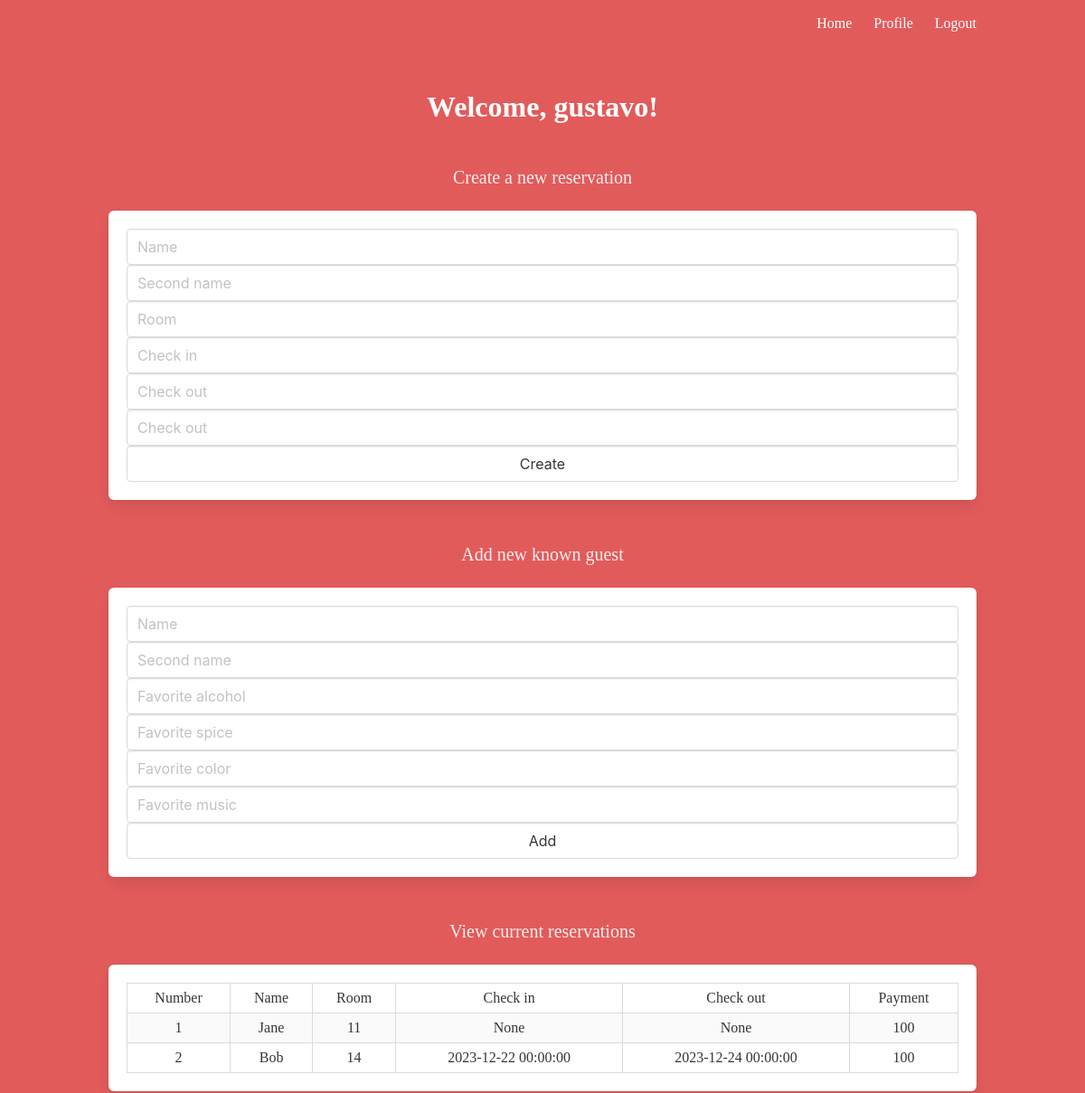
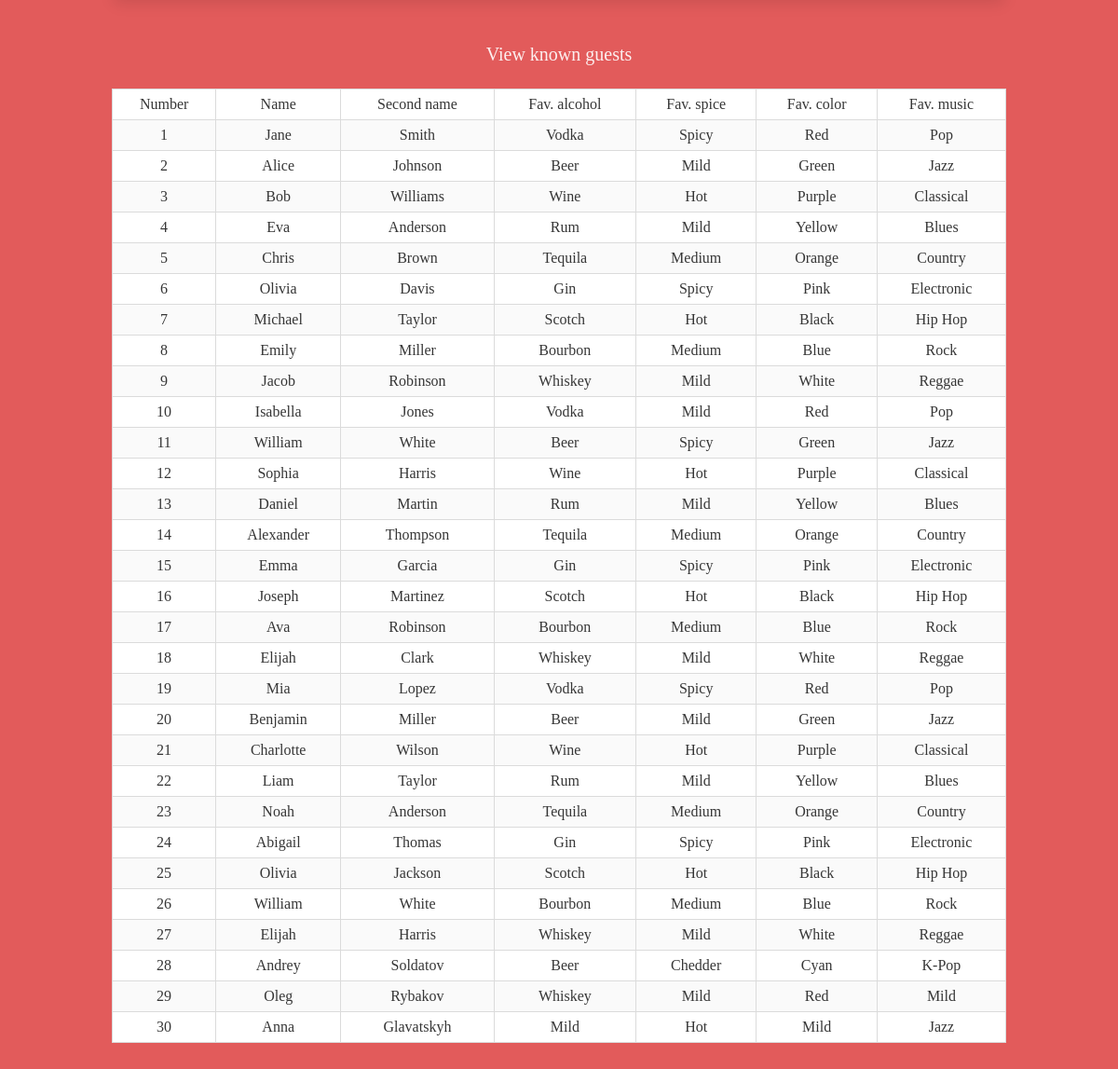
The app's page /profile (signed in) with its own data (2 pictures, top to bottom).
### project/models.py (models this page shows)
class User(UserMixin, db.Model):
    id = db.Column(db.Integer, primary_key=True) # primary keys are required by SQLAlchemy
    email = db.Column(db.String(100), unique=True)
    password = db.Column(db.String(100))
    name = db.Column(db.String(0))

class Guest(db.Model):
    id = db.Column(db.Integer, primary_key=True)
    name = db.Column(db.String(100))
    second_name = db.Column(db.String(100))
    alcohol = db.Column(db.String(100))
    spice = db.Column(db.String(100))
    color = db.Column(db.String(100))
    music = db.Column(db.String(100))

class Reservation(db.Model):
    id = db.Column(db.Integer, primary_key=True)
    guest_id = db.Column(db.Integer, db.ForeignKey('guest.id'))
    room_id = db.Column(db.Integer, db.ForeignKey('room.id'))
    check_in = db.Column(db.DateTime)
    check_out = db.Column(db.DateTime)
    payment = db.Column(db.Integer)

### project/main.py (the view)
@main.route('/profile')
@login_required
def profile():
    reservations = Reservation.query.all()
    records = [{'id': r.id,
                'name': Guest.query.filter_by(id = r.guest_id).first().name,
                'room': Room.query.filter_by(id = r.room_id).first().id,
                'in': r.check_in,
                'out': r.check_out,
                'pay': r.payment
                } for r in reservations]
    guests = Guest.query.all()
    return render_template('profile.html', name=current_user.name, records=records, guests=guests)

### project/__init__.py (called while the page is built)
def create_app():
    app = Flask(__name__)
    app.config['SECRET_KEY'] = 'secret-key-goes-here'
    app.config['SQLALCHEMY_DATABASE_URI'] = 'sqlite:///db.sqlite'
    db.init_app(app)
    with app.app_context():
        db.create_all()
    login_manager = LoginManager()
    login_manager.login_view = 'auth.login'
    login_manager.init_app(app)
    from .models import User, Guest, Room, Reservation
    @login_manager.user_loader
    def load_user(user_id):
        return User.query.get(int(user_id))
    from .auth import auth as auth_blueprint
    app.register_blueprint(auth_blueprint)
    from .main import main as main_blueprint
    app.register_blueprint(main_blueprint)
    return app

### project/templates/profile.html (shortened to what this page needs)
{% extends "base.html" %}
{% block content %}
<h1 class="title">
  Welcome, {{ name }}!
</h1>
<br>
<h2 class="subtitle">
  Create a new reservation
</h2>
  <form class="box" action="/create" method="post">
      <input class="input is-meduim" type="text" name="name" placeholder="Name">
      <input class="input is-meduim" type="text" name="surname" placeholder="Second name">
      <input class="input is-meduim" type="number" name="room" placeholder="Room">
      <input class="input is-meduim" name="in" type="text"
      onfocus="(this.type='date')" onblur="(this.type='text')"
      placeholder="Check in" format="dd/mm/yyyy">
      <input class="input is-meduim" name="out" type="text"
      onfocus="(this.type='date')" onblur="(this.type='text')"
      placeholder="Check out" format="dd/mm/yyyy">
      <input class="input is-meduim" type="number" name="payment" placeholder="Check out">
      <input class="input is-meduim" type="submit" value="Create">
  </form>
<br>
<h2 class="subtitle">
  Add new known guest
</h2>
  <form class="box" action="/add_guest" method="post">
      <input class="input is-meduim" type="text" name="name" placeholder="Name">
      <input class="input is-meduim" type="text" name="surname" placeholder="Second name">
      <input class="input is-meduim" type="text" name="alcohol" placeholder="Favorite alcohol">
      <input class="input is-meduim" type="text" name="spice" placeholder="Favorite spice">
      <input class="input is-meduim" type="text" name="color" placeholder="Favorite color">
      <input class="input is-meduim" type="text" name="music" placeholder="Favorite music">
      <input class="input is-meduim" type="submit" value="Add">
  </form>
<br>
<h2 class="subtitle">
  View current reservations
</h2>
  <div class="box">
  {% if records|length %}
  <table class="table is-bordered is-striped is-narrow is-hoverable is-fullwidth">
    <tr>
      <td> Number </td>
      <td> Name </td>
      <td> Room </td>
      <td> Check in </td>
      <td> Check out </td>
      <td> Payment </td>
    </tr>
    {% for record in records %}
    <tr>
      <td> {{ record.id }} </td>
      <td> {{ record.name }} </td>
      <td> {{ record.room }} </td>
      <td> {{ record.in }} </td>
      <td> {{ record.out }} </td>
      <td> {{ record.pay }} </td>
    </tr>
    {% endfor %}
  </table>
  {% else %}
    You have no reservations
  {% endif %}
</div>
<br>
<h2 class="subtitle">
  View known guests
</h2>
  {% if guests |length %}
  <table class="table is-bordered is-striped is-narrow is-hoverable is-fullwidth">
    <tr>
      <td> Number </td>
      <td> Name </td>
      <td> Second name </td>
      <td> Fav. alcohol </td>
      <td> Fav. spice </td>
      <td> Fav. color </td>
      <td> Fav. music </td>
    </tr>
    {% for guest in guests %}
    <tr>
      <td> {{ guest.id }} </td>
      <td> {{ guest.name }} </td>
      <td> {{ guest.second_name }} </td>
      <td> {{ guest.alcohol }} </td>
      <td> {{ guest.spice }} </td>
      <td> {{ guest.color }} </td>
      <td> {{ guest.music }} </td>
    </tr>
    {% endfor %}
  </table>
  {% else %}
    You have no reservations
  {% endif %}
{% endblock %}

### project/templates/base.html (shortened to what this page needs)
<!DOCTYPE html>
<html>
<head>
    <link rel="stylesheet" href="https://cdnjs.cloudflare.com/ajax/libs/bulma/0.7.2/css/bulma.min.css" />
</head>
<body>
    <section class="hero is-primary is-fullheight">
        <div class="hero-head">
            <nav class="navbar">
                <div class="container">
                    <div id="navbarMenuHeroA" class="navbar-menu">
                        <div class="navbar-end">
                            <a href="{{ url_for('main.index') }}" class="navbar-item">
                                Home
                            </a>
                            {% if current_user.is_authenticated %}
                            <a href="{{ url_for('main.profile') }}" class="navbar-item">
                                Profile
                            </a>
                            {% endif %}
                            {% if current_user.is_authenticated %}
                            <a href="{{ url_for('auth.logout') }}" class="navbar-item">
                                Logout
                            </a>
                            {% endif %}
                        </div>
                    </div>
                </div>
            </nav>
        </div>
        <div class="hero-body">
            <div class="container has-text-centered">
               {% block content %}
               {% endblock %}
            </div>
        </div>
    </section>
</body>
</html>

### project/templates/base.html (style rules this page uses)
.hero.is-primary { font-family: "Comic Sans MS"; background: rgb(226, 91, 91); }

### records on screen
User: name "gustavo"
Guest: id "1", name "Jane", room "11", in "None", out "None", pay "100", second_name "Smith", alcohol "Vodka", spice "Spicy", color "Red", music "Pop"
Guest: id "2", name "Bob", room "14", in "2023-12-22 00:00:00", out "2023-12-24 00:00:00", pay "100", id "3", second_name "Williams", alcohol "Wine", spice "Hot", color "Purple", music "Classical"
Guest: id "2", name "Alice", second_name "Johnson", alcohol "Beer", spice "Mild", color "Green", music "Jazz"
Guest: id "4", name "Eva", second_name "Anderson", alcohol "Rum", spice "Mild", color "Yellow", music "Blues"
Guest: id "5", name "Chris", second_name "Brown", alcohol "Tequila", spice "Medium", color "Orange", music "Country"
Guest: id "6", name "Olivia", second_name "Davis", alcohol "Gin", spice "Spicy", color "Pink", music "Electronic"
Guest: id "7", name "Michael", second_name "Taylor", alcohol "Scotch", spice "Hot", color "Black", music "Hip Hop"
Guest: id "8", name "Emily", second_name "Miller", alcohol "Bourbon", spice "Medium", color "Blue", music "Rock"
Guest: id "9", name "Jacob", second_name "Robinson", alcohol "Whiskey", spice "Mild", color "White", music "Reggae"
Guest: id "10", name "Isabella", second_name "Jones", alcohol "Vodka", spice "Mild", color "Red", music "Pop"
Guest: id "11", name "William", second_name "White", alcohol "Beer", spice "Spicy", color "Green", music "Jazz"
Guest: id "12", name "Sophia", second_name "Harris", alcohol "Wine", spice "Hot", color "Purple", music "Classical"
Guest: id "13", name "Daniel", second_name "Martin", alcohol "Rum", spice "Mild", color "Yellow", music "Blues"
Guest: id "14", name "Alexander", second_name "Thompson", alcohol "Tequila", spice "Medium", color "Orange", music "Country"
Guest: id "15", name "Emma", second_name "Garcia", alcohol "Gin", spice "Spicy", color "Pink", music "Electronic"
Guest: id "16", name "Joseph", second_name "Martinez", alcohol "Scotch", spice "Hot", color "Black", music "Hip Hop"
Guest: id "17", name "Ava", second_name "Robinson", alcohol "Bourbon", spice "Medium", color "Blue", music "Rock"
Guest: id "18", name "Elijah", second_name "Clark", alcohol "Whiskey", spice "Mild", color "White", music "Reggae"
Guest: id "19", name "Mia", second_name "Lopez", alcohol "Vodka", spice "Spicy", color "Red", music "Pop"
Guest: id "20", name "Benjamin", second_name "Miller", alcohol "Beer", spice "Mild", color "Green", music "Jazz"
Guest: id "21", name "Charlotte", second_name "Wilson", alcohol "Wine", spice "Hot", color "Purple", music "Classical"
Guest: id "22", name "Liam", second_name "Taylor", alcohol "Rum", spice "Mild", color "Yellow", music "Blues"
Guest: id "23", name "Noah", second_name "Anderson", alcohol "Tequila", spice "Medium", color "Orange", music "Country"
Guest: id "24", name "Abigail", second_name "Thomas", alcohol "Gin", spice "Spicy", color "Pink", music "Electronic"
Guest: id "25", name "Olivia", second_name "Jackson", alcohol "Scotch", spice "Hot", color "Black", music "Hip Hop"
Guest: id "26", name "William", second_name "White", alcohol "Bourbon", spice "Medium", color "Blue", music "Rock"
Guest: id "27", name "Elijah", second_name "Harris", alcohol "Whiskey", spice "Mild", color "White", music "Reggae"
Guest: id "28", name "Andrey", second_name "Soldatov", alcohol "Beer", spice "Chedder", color "Cyan", music "K-Pop"
Guest: id "29", name "Oleg", second_name "Rybakov", alcohol "Whiskey", spice "Mild", color "Red", music "Mild"
Guest: id "30", name "Anna", second_name "Glavatskyh", alcohol "Mild", spice "Hot", color "Mild", music "Jazz"
